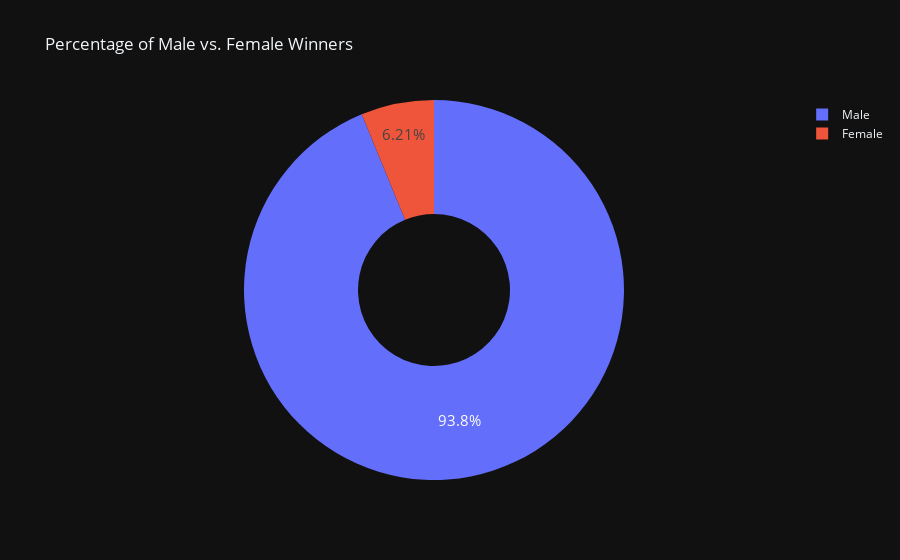

Notebook code for this chart:
### Markdown cell above
**Challenge**: Create a [donut chart using plotly](https://plotly.com/python/pie-charts/) which shows how many prizes went to men compared to how many prizes went to women. What percentage of all the prizes went to women?

### Code cell
biology = df_data.sex.value_counts()
fig = px.pie(labels=biology.index, 
             values=biology.values,
             title="Percentage of Male vs. Female Winners",
             names=biology.index,
             hole=0.4,)

fig.update_traces(textposition='inside', textfont_size=15, textinfo='percent')

fig.show()

### Figure 1 — Plotly figure (JSON) as saved in the notebook; plotly's stock layout.template omitted (floating-point values rounded to 4 significant figures)
{"data": [{"domain": {"x": [0.0, 1.0], "y": [0.0, 1.0]}, "hole": 0.4, "hovertemplate": "label=%{label}<br>value=%{value}<extra></extra>", "labels": ["Male", "Female"], "legendgroup": "", "name": "", "showlegend": true, "values": [876, 58], "type": "pie", "textfont": {"size": 15}, "textinfo": "percent", "textposition": "inside"}], "layout": {"legend": {"tracegroupgap": 0}, "title": {"text": "Percentage of Male vs. Female Winners"}}}
